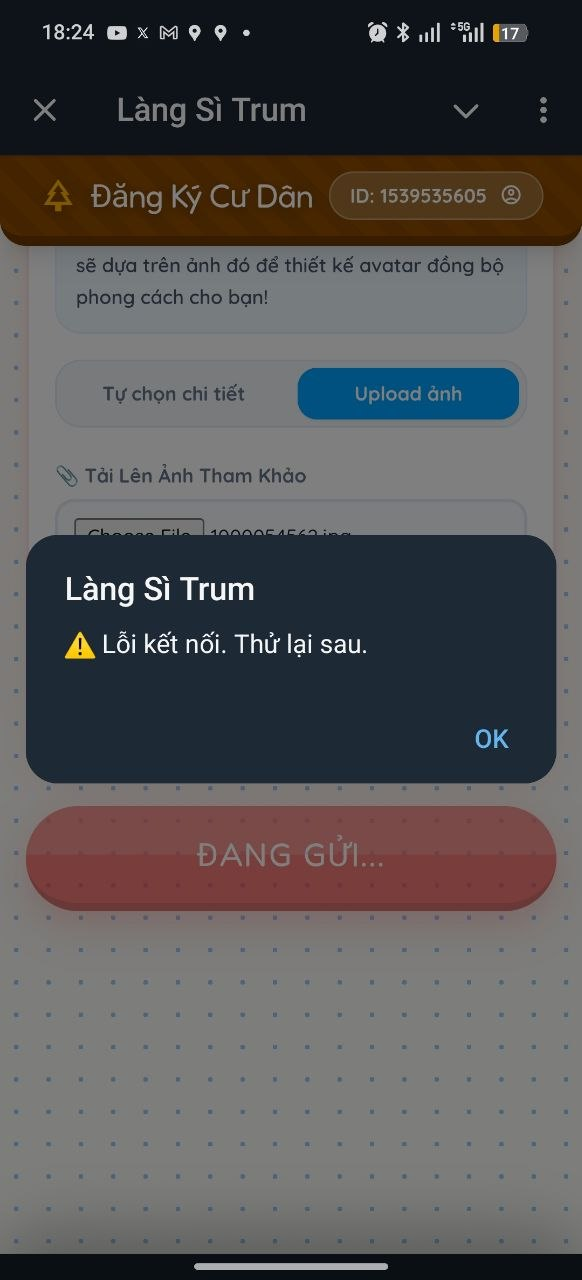
#> input picture image.jpg, 582 x 1280 px
$ python crop_3_4.py image.jpg out.png
#> lines starting #> are read from the running program, lines starting #| are printed output that depends on the picture
import os
import sys
from PIL import Image

def crop_to_3_4(image_path, output_path=None):
#> called with image_path = 'image.jpg', output_path = 'out.png'
    if not os.path.exists(image_path):
        print(f"Error: File {image_path} does not exist.")
        return False

    try:
        with Image.open(image_path) as img:
#> img is the input picture: PIL image 582x1280 RGB; mean R, G, B 86.5, 84.7, 85.5
            width, height = img.size
#> width = 582; height = 1280

            # Target width for a 3:4 ratio based on image height
            target_width = int(height * 3 / 4)
#> target_width = 960

            # Center the crop horizontally
            left = (width - target_width) // 2
#> left = -189
            right = left + target_width
#> right = 771
            top = 0
            bottom = height
#> bottom = 1280

            cropped_img = img.crop((left, top, right, bottom))
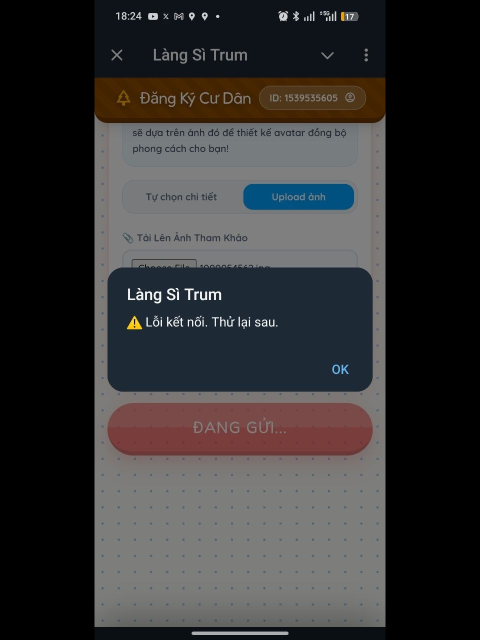
#> cropped_img: PIL image 960x1280 RGB (shown at 1/2 size); mean R, G, B 52.5, 51.3, 51.8

            if not output_path:
                base, ext = os.path.splitext(image_path)
                output_path = f"{base}_cropped_3_4{ext}"

            cropped_img.save(output_path)
            print(f"Successfully cropped {image_path} to {output_path} ({target_width}x{height})")
#| Successfully cropped image.jpg to out.png (960x1280)
            return True
    except Exception as e:
        print(f"Error processing image: {e}")
        return False

if __name__ == "__main__":
    if len(sys.argv) < 2:
        print("Usage: python crop_3_4.py <path_to_image> [output_path]")
    else:
        img_path = sys.argv[1]
        out_path = sys.argv[2] if len(sys.argv) > 2 else None
        crop_to_3_4(img_path, out_path)
